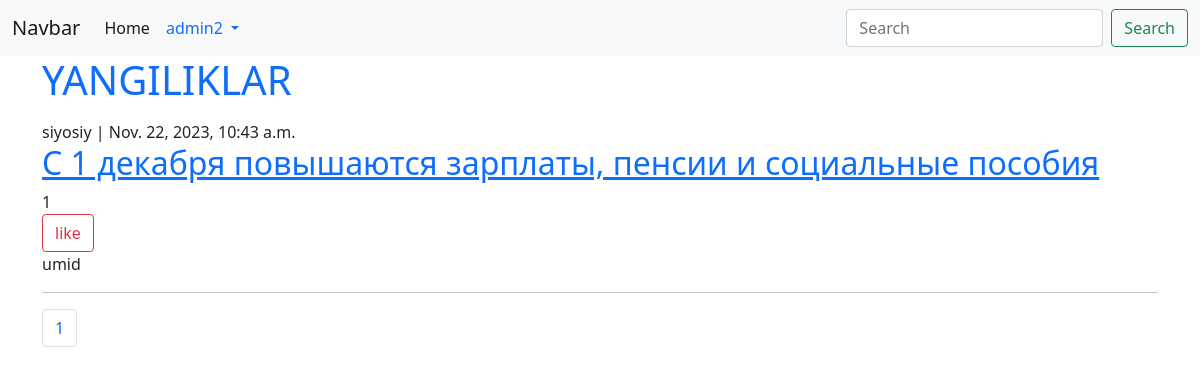
The app's page / (signed in) with its own data.
### user/models.py (models this page shows)
class User(AbstractUser):
	STATUS = (
	('admin', 'ADMIN'),
	('manager', 'MANAGER'),
	('user', 'USER'),
	)
	address = models.CharField(max_length= 30, null=True)
	phone = models.CharField(max_length=13)
	image = models.ImageField(upload_to = 'user_photos/', null = True, blank = True)
	status = models.CharField(max_length = 10, choices=STATUS, default = "user")
	def __str__(self):
		return self.username

### news/models.py (models this page shows, shortened)
class News(models.Model):
	title = models.CharField(max_length = 150, verbose_name = 'Xabar sarlavhasi')
	content = models.TextField(verbose_name = 'Xabar matni')
	category = models.ForeignKey(Category, on_delete = models.CASCADE)
	author = models.ForeignKey(User, on_delete = models.CASCADE, related_name = 'User_news')
	photo = models.ImageField(upload_to = 'news_photo/', null=True, blank=True)
	created = models.DateTimeField(auto_now_add=True)
	updated = models.DateTimeField(auto_now=True)
	slug = models.SlugField(blank = True)
	@property
	def sum_of_likes(self):
		return self.likes.user.count()

class Category(models.Model):
	name = models.CharField(max_length = 50)
	def __str__(self):
		return self.name

class Like(models.Model):
	news = models.OneToOneField(News, on_delete=models.CASCADE, related_name = 'likes')
	user = models.ManyToManyField(User)

### web/views.py (the view)
# urls.py: 2. Add a URL to urlpatterns:  path('', views.home, name='home')
def home(request):
	news = News.objects.all()
	page = Paginator(news, 4)
	number = request.GET.get('page', 1)
	pages = page.page(number)
	find = request.GET.get('find', None)
	if find:
		new = News.objects.filter(title__icontains=find)
		return render(request, 'home.html', {'new':new } )
	return render(request, 'home.html', {'news':pages} )

### templates/home.html (shortened to what this page needs)
<!DOCTYPE html>
<html>
<head>
	<link href="https://cdn.jsdelivr.net/npm/bootstrap@5.0.2/dist/css/bootstrap.min.css" rel="stylesheet">
</head>
<body>
<nav class="navbar navbar-expand-lg navbar-light bg-light">
  <div class="container-fluid">
    <a class="navbar-brand" href="#">Navbar</a>
    <div class="collapse navbar-collapse" id="navbarSupportedContent">
      <ul class="navbar-nav me-auto mb-2 mb-lg-0">
        <li class="nav-item">
          <a class="nav-link active" aria-current="page" href="{% url 'home' %}">Home</a>
        </li>
        {% if request.user.is_authenticated %}
        <li class="nav-item dropdown">
          <a class="nav-link dropdown-toggle text-primary" href="{% url 'Profile' %}" id="navbarDropdown" role="button" data-bs-toggle="dropdown" aria-expanded="false">
            {{request.user.username}}
          </a>
          {%endif%}
      </ul>
      <form class="d-flex" method="get">
        <input class="form-control me-2" type="search" placeholder="Search" aria-label="Search" name="find">
        <button class="btn btn-outline-success" type="submit">Search</button>
      </form>
    </div>
  </div>
</nav>
<div class="container">
<h1 class="text-primary">YANGILIKLAR</h1>
  {% for i in news.object_list %}
  <span>{{i.category}}</span> | <span>{{i.created}}</span>
  <h2><a href="{%url 'detail' i.id %}">{{i.title}}</a></h2>
  <span>{{i.sum_of_likes}}</span>
  {% if request.user.is_authenticated%}
  <form method="post" action="{% url 'like' i.id %}">
    <button type="submit" class="btn btn-outline-danger">like</button>
  </form>
  {%else%}
      <a href="{%url 'Login'%}"><button type="submit" class="btn btn-outline-danger" >like</button></a>
      {%endif%}
   <span>{{i.author}}</span>
  <hr>
  {% endfor %}
<nav aria-label="Page navigation example">
  <ul class="pagination">
    <li class="page-item"><a class="page-link" href="">{{news.number}}</a></li>
  </ul>
</nav>
</div>
</body>
</html>

### records on screen
User: user.username "admin2"
News: category "siyosiy", created "Nov. 22, 2023, 10:43 a.m.", title "С 1 декабря повышаются зарплаты, пенсии и социальные пособия", sum_of_likes "1", author "umid"

### other values on screen
{{ news.number }} "1"
